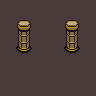

Rendered tile map (Tiled .tmx) drawn with the repository's tilesets; below, a short description and the full map source, tile grids included:
An orthogonal 6x6 tile map with 16x16 px tiles, 4 tile layers (Floor1, Floor2 (Decorations), Walls (Collidable), Items1 (Collidable)), 2 hidden layers not drawn.

<map version="1.2" tiledversion="1.2.1" orientation="orthogonal" renderorder="right-down" width="6" height="6" tilewidth="16" tileheight="16" infinite="0" nextlayerid="7" nextobjectid="1">
 <tileset firstgid="1" source="../../../../tilesets/actual/UltimateTileset.tsx" />
 <layer id="1" name="Floor1" width="6" height="6">
  <data encoding="csv">
143,143,143,143,143,143,
143,143,143,143,143,143,
143,143,143,143,143,143,
143,143,143,143,143,143,
143,143,143,143,143,143,
143,143,143,143,143,143
</data>
 </layer>
 <layer id="2" name="Floor2 (Decorations)" width="6" height="6">
  <data encoding="csv">
0,0,0,0,0,0,
0,0,0,0,0,0,
0,0,0,0,0,0,
0,0,0,0,0,0,
0,0,0,0,0,0,
0,0,0,0,0,0
</data>
 </layer>
 <layer id="3" name="Walls (Collidable)" width="6" height="6">
  <data encoding="csv">
0,0,0,0,0,0,
0,51,0,0,51,0,
0,67,0,0,67,0,
0,83,0,0,83,0,
0,0,0,0,0,0,
0,0,0,0,0,0
</data>
 </layer>
 <layer id="4" name="Items1 (Collidable)" width="6" height="6">
  <data encoding="csv">
0,0,0,0,0,0,
0,0,0,0,0,0,
0,0,0,0,0,0,
0,0,0,0,0,0,
0,0,0,0,0,0,
0,0,0,0,0,0
</data>
 </layer>
 <layer id="5" name="Items2 (Triggerable)" width="6" height="6" visible="0">
  <data encoding="csv">
0,0,0,0,0,0,
0,0,0,0,0,0,
0,0,0,0,0,0,
0,0,0,0,0,0,
0,0,0,223,0,0,
0,0,0,0,0,0
</data>
 </layer>
 <layer id="6" name="Characters" width="6" height="6" visible="0">
  <data encoding="csv">
0,0,0,0,0,0,
0,0,0,0,0,0,
0,0,0,0,0,0,
0,0,0,0,0,0,
0,0,0,0,0,0,
0,0,0,0,0,0
</data>
 </layer>
</map>